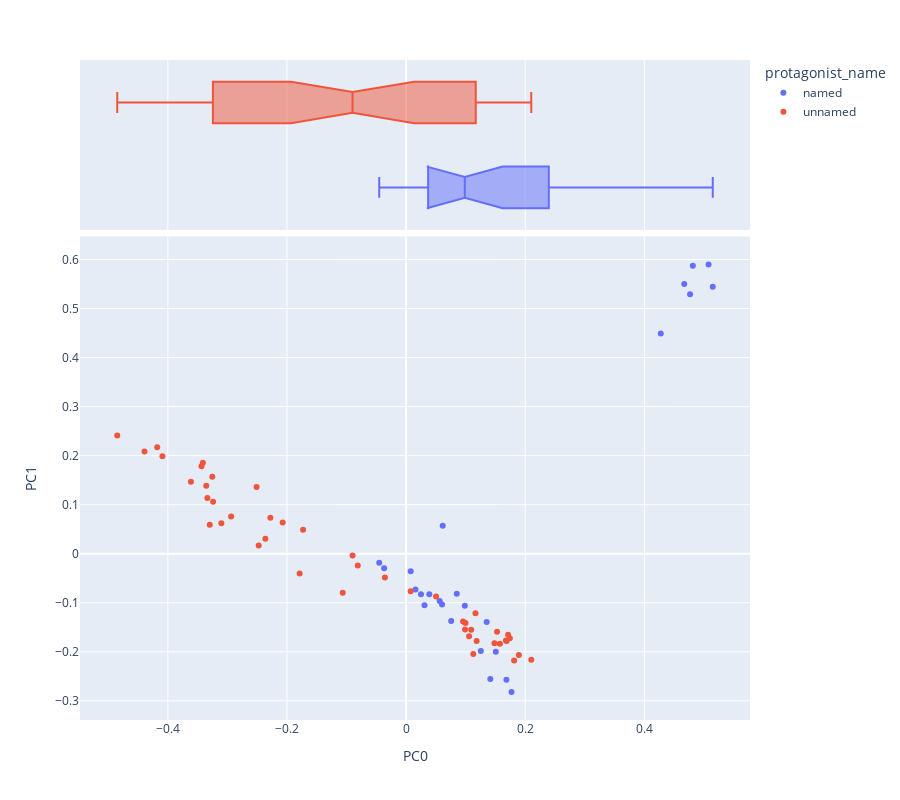

The notebook cell this image was saved under:
### Code cell
import pandas as pd
import numpy as np
from scipy.linalg import norm
import plotly_express as px
import seaborn as sns
from sklearn.decomposition import PCA
sns.set(style='ticks')
OHCO = ['book_id', 'chap_id']
# Added after class
norm_docs = True # This has the effect of exaggerating variance when False
center_term_vectors = True # This has the effect of demoting authorship when False
colors = "YlGnBu" 
# colors = "Spectral"




pca_engine = PCA(n_components=10)
DCM = pd.DataFrame(pca_engine.fit_transform(L2.fillna(0)), index=L2.index)
DCM.columns = ['PC{}'.format(i) for i in DCM.columns]
DCM = DCM.join(LIB[['author','protagonist_name']], on='book_id') #the lavel i will use is work_type
def vis_pcs(M, a, b, label='author', hover_name='author', symbol=None, size=None):
    return px.scatter(M, f"PC{a}", f"PC{b}", color=label, hover_name=hover_name, 
                     symbol=symbol, size=size,
                     marginal_x='box', height=800)

def vis_loadings(a=0, b=1, hover_name='term_str'):
    return px.scatter(LOADINGS.reset_index(), f"PC{a}", f"PC{b}", 
                      text='term_str', hover_name='term_str',
                      size='dfidf', color='max_pos_group', 
                      marginal_x='box', height=800)
LOADINGS = pd.DataFrame(pca_engine.components_.T * np.sqrt(pca_engine.explained_variance_))
LOADINGS.columns = ["PC{}".format(i) for i in LOADINGS.columns]
LOADINGS.index = L2.columns
LOADINGS.index.name = 'term_str'
LOADINGS = LOADINGS.join(VOCAB)
vis_pcs(DCM, 0, 1, label='protagonist_name', hover_name= 'protagonist_name')

### Figure 1 — Plotly figure (JSON) as saved in the notebook; plotly's stock layout.template omitted (floating-point values rounded to 4 significant figures)
{"data": [{"hovertemplate": "<b>%{hovertext}</b><br><br>protagonist_name=named<br>PC0=%{x}<br>PC1=%{y}<extra></extra>", "hovertext": ["named", "named", "named", "named", "named", "named", "named", "named", "named", "named", "named", "named", "named", "named", "named", "named", "named", "named", "named", "named", "named", "named", "named", "named", "named"], "legendgroup": "named", "marker": {"color": "#636efa", "symbol": "circle"}, "mode": "markers", "name": "named", "orientation": "v", "showlegend": true, "type": "scatter", "x": [0.1413, 0.177, 0.1684, 0.1353, 0.1254, 0.1506, 0.09853, 0.03091, 0.07567, 0.4274, 0.5148, 0.4669, 0.5077, 0.4767, 0.4813, -0.03683, 0.0158, -0.04511, 0.08507, 0.05632, 0.06147, 0.02498, 0.007731, 0.03902, 0.06035], "xaxis": "x", "y": [-0.2557, -0.2822, -0.2569, -0.1393, -0.1982, -0.1998, -0.1059, -0.1052, -0.1371, 0.4491, 0.5443, 0.55, 0.59, 0.5291, 0.5872, -0.02945, -0.07317, -0.01835, -0.08162, -0.0966, 0.05711, -0.08252, -0.03569, -0.08247, -0.1037], "yaxis": "y"}, {"alignmentgroup": "True", "hovertemplate": "<b>%{hovertext}</b><br><br>protagonist_name=named<br>PC0=%{x}<extra></extra>", "hovertext": ["named", "named", "named", "named", "named", "named", "named", "named", "named", "named", "named", "named", "named", "named", "named", "named", "named", "named", "named", "named", "named", "named", "named", "named", "named"], "legendgroup": "named", "marker": {"color": "#636efa", "symbol": "circle"}, "name": "named", "notched": true, "offsetgroup": "named", "showlegend": false, "type": "box", "x": [0.1413, 0.177, 0.1684, 0.1353, 0.1254, 0.1506, 0.09853, 0.03091, 0.07567, 0.4274, 0.5148, 0.4669, 0.5077, 0.4767, 0.4813, -0.03683, 0.0158, -0.04511, 0.08507, 0.05632, 0.06147, 0.02498, 0.007731, 0.03902, 0.06035], "xaxis": "x2", "yaxis": "y2"}, {"hovertemplate": "<b>%{hovertext}</b><br><br>protagonist_name=unnamed<br>PC0=%{x}<br>PC1=%{y}<extra></extra>", "hovertext": ["unnamed", "unnamed", "unnamed", "unnamed", "unnamed", "unnamed", "unnamed", "unnamed", "unnamed", "unnamed", "unnamed", "unnamed", "unnamed", "unnamed", "unnamed", "unnamed", "unnamed", "unnamed", "unnamed", "unnamed", "unnamed", "unnamed", "unnamed", "unnamed", "unnamed", "unnamed", "unnamed", "unnamed", "unnamed", "unnamed", "unnamed", "unnamed", "unnamed", "unnamed", "unnamed", "unnamed", "unnamed", "unnamed", "unnamed", "unnamed", "unnamed", "unnamed", "unnamed", "unnamed", "unnamed"], "legendgroup": "unnamed", "marker": {"color": "#EF553B", "symbol": "circle"}, "mode": "markers", "name": "unnamed", "orientation": "v", "showlegend": true, "type": "scatter", "x": [0.09974, 0.1713, 0.2101, 0.1184, 0.1057, 0.1164, 0.1527, 0.05035, 0.1127, 0.1575, -0.2279, -0.3336, -0.4178, -0.4849, -0.173, -0.3435, -0.3412, -0.2072, -0.251, -0.2937, -0.3253, -0.4091, -0.08987, -0.4391, -0.2363, -0.3101, -0.2475, -0.1787, -0.1064, -0.3295, -0.3355, -0.3613, -0.03555, -0.08116, -0.324, 0.09901, 0.09567, 0.1092, 0.1741, 0.1483, 0.1687, 0.1675, 0.1814, 0.1893, 0.007712], "xaxis": "x", "y": [-0.1414, -0.1652, -0.2163, -0.1779, -0.1684, -0.1216, -0.1593, -0.08729, -0.2043, -0.1834, 0.07351, 0.1137, 0.2171, 0.2411, 0.04893, 0.1785, 0.1857, 0.06388, 0.1362, 0.07593, 0.1569, 0.199, -0.003595, 0.2085, 0.03038, 0.06209, 0.01684, -0.04048, -0.0798, 0.05883, 0.1385, 0.1468, -0.04859, -0.02428, 0.1061, -0.1545, -0.1384, -0.1549, -0.1723, -0.1827, -0.1783, -0.1771, -0.218, -0.2065, -0.0766], "yaxis": "y"}, {"alignmentgroup": "True", "hovertemplate": "<b>%{hovertext}</b><br><br>protagonist_name=unnamed<br>PC0=%{x}<extra></extra>", "hovertext": ["unnamed", "unnamed", "unnamed", "unnamed", "unnamed", "unnamed", "unnamed", "unnamed", "unnamed", "unnamed", "unnamed", "unnamed", "unnamed", "unnamed", "unnamed", "unnamed", "unnamed", "unnamed", "unnamed", "unnamed", "unnamed", "unnamed", "unnamed", "unnamed", "unnamed", "unnamed", "unnamed", "unnamed", "unnamed", "unnamed", "unnamed", "unnamed", "unnamed", "unnamed", "unnamed", "unnamed", "unnamed", "unnamed", "unnamed", "unnamed", "unnamed", "unnamed", "unnamed", "unnamed", "unnamed"], "legendgroup": "unnamed", "marker": {"color": "#EF553B", "symbol": "circle"}, "name": "unnamed", "notched": true, "offsetgroup": "unnamed", "showlegend": false, "type": "box", "x": [0.09974, 0.1713, 0.2101, 0.1184, 0.1057, 0.1164, 0.1527, 0.05035, 0.1127, 0.1575, -0.2279, -0.3336, -0.4178, -0.4849, -0.173, -0.3435, -0.3412, -0.2072, -0.251, -0.2937, -0.3253, -0.4091, -0.08987, -0.4391, -0.2363, -0.3101, -0.2475, -0.1787, -0.1064, -0.3295, -0.3355, -0.3613, -0.03555, -0.08116, -0.324, 0.09901, 0.09567, 0.1092, 0.1741, 0.1483, 0.1687, 0.1675, 0.1814, 0.1893, 0.007712], "xaxis": "x2", "yaxis": "y2"}], "layout": {"height": 800, "legend": {"title": {"text": "protagonist_name"}, "tracegroupgap": 0}, "margin": {"t": 60}, "xaxis": {"anchor": "y", "domain": [0, 1], "title": {"text": "PC0"}}, "xaxis2": {"anchor": "y2", "domain": [0, 1], "matches": "x", "showgrid": true, "showticklabels": false}, "yaxis": {"anchor": "x", "domain": [0, 0.7326], "title": {"text": "PC1"}}, "yaxis2": {"anchor": "x2", "domain": [0.7426, 1], "matches": "y2", "showgrid": false, "showline": false, "showticklabels": false, "ticks": ""}}}
